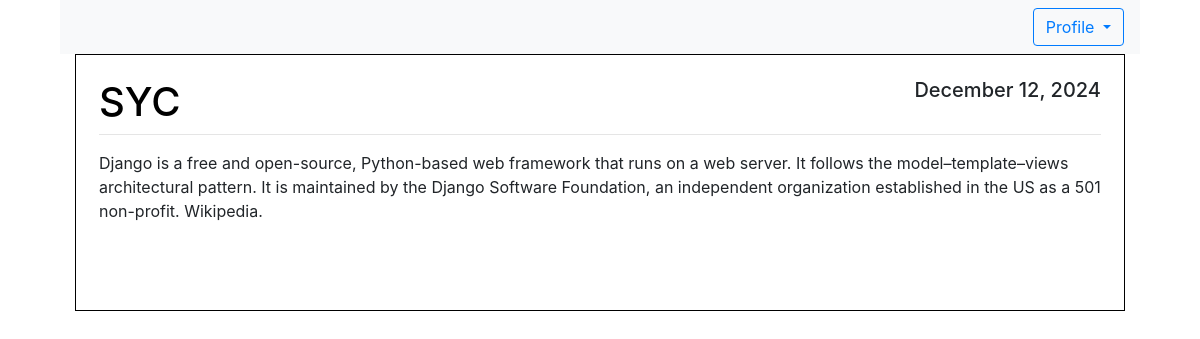
/home/, run on the app's committed database.
### blog/models.py (models this page shows, shortened)
class posts(models.Model):
    title = models.CharField(max_length=100)
    content = models.TextField()
    date_posted = models.DateTimeField(default= timezone.now)
    author = models.ForeignKey(User, on_delete=models.CASCADE)

### blog/views.py (the view)
# urls.py: path('home/', views.home),
def home(request):
    context = {
        "posts" : posts.objects.all()
    }
    return render(request, 'home.html', context)

### blog/templates/blog/home.html (shortened to what this page needs)
{% extends 'blog/base.html' %}
{% block content %}
{% load static %}
<div class="container custom-container" >
    <nav class="navbar navbar-expand-lg navbar-light bg-light w-100">
        <div class="collapse navbar-collapse" id="navbarSupportedContent">
            <form class="form-inline my-2 my-lg-0" style="margin-left: 91%;">
                <div class="dropdown">
                    <button class="btn btn-outline-primary dropdown-toggle" type="button" id="dropdownMenuButton"
                        data-toggle="dropdown" aria-haspopup="true" aria-expanded="false">
                        Profile
                    </button>
                </div>
            </form>
        </div>
    </nav>
    <div class="container custom-container" style="max-width: 1350px; ">
        {% for post in posts %}
        <article class="media content-section">
            <div class="media-body" style="border: 1px solid black; padding: 23px; margin-bottom: 10px;">
                <div class="article-metadata">
                    <h1 class="text-uppercase" style="text-align:left;float:left; color: #000000;">{{post.author}}</h1>
                    <h5 style="text-align:right;float:right;">{{post.date_posted|date:'F d, Y'}}</h5>
                    <hr style="clear:both;" />
                </div>
                <p class="article-content">{{post.content}}</p>
                <br><br>
            </div>
        </article>
        {% endfor %}
    </div>
</div>
{% endblock %}

### blog/templates/blog/base.html (shortened to what this page needs)
{% load static%}
<!DOCTYPE html>
<html lang="en">
<head>
    <link rel="stylesheet" href="https://cdn.jsdelivr.net/npm/bootstrap@4.0.0/dist/css/bootstrap.min.css"
>
</head>
<body>
    <div class="container custom-container">
        {% block content%}
        {% endblock %}
    </div>
</body>
</html>

### data on the page
posts: author "SYC", date_posted "December 12, 2024", content "Django is a free and open-source, Python-based web framework that runs on a web server. It follows the model–template–views architectural pattern. It is maintained by the Django Software Foundation, an independent organization established in the US as a 501 non-profit. Wikipedia."
